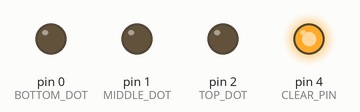
Bench run of a sketch on a simulated Arduino Uno, built with avr-gcc and run on an emulated ATmega328P. Shown: output pins drawn as LEDs (lit = HIGH). EEPROM starts erased.

Above: at 0.1 s.
At 1.1 s:
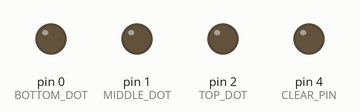
At 7.1 s:
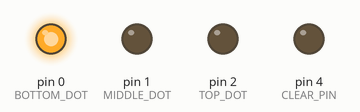
At 12.6 s:
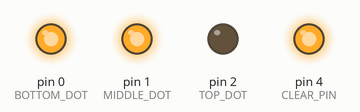
At 19.1 s:
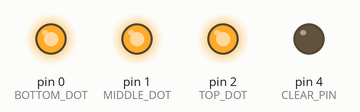
At 37.1 s:
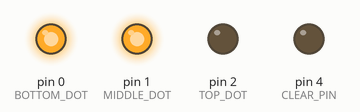
Timing chart, 0 to 38.6 s (numbered marks = the images above):
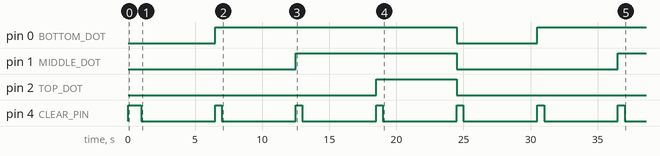

Measured:
- by itself, pin 0 (BOTTOM_DOT): LOW → HIGH at 6.5 s, → LOW 18.0 s later, → HIGH 6.0 s later
- by itself, pin 1 (MIDDLE_DOT): LOW → HIGH at 12.5 s, → LOW 12.0 s later, → HIGH 12.0 s later
- by itself, pin 2 (TOP_DOT): LOW → HIGH at 18.5 s, → LOW 6.0 s later
- by itself, pin 4 (CLEAR_PIN): alternates HIGH for 0.50 s and LOW for 5.5 s

The sketch:

Alternail_usage.ino
```cpp
/*
 * Alternail: points and usage
 *
 * Christine Dierk
 * September 15, 2016
 *
 */

#include <EEPROM.h>

#define CLEAR_PIN 4
#define TOP_DOT 2
#define MIDDLE_DOT 1
#define BOTTOM_DOT 0
#define ACC_Z_PIN 3
#define EXTRA_DOT 5     //reset pin
#define REFRESH_DELAY 500

int count = 0;
byte data;

void clearDisplay()
{

  digitalWrite(CLEAR_PIN, HIGH);
  delay(REFRESH_DELAY);
  digitalWrite(CLEAR_PIN, LOW);

}

void setDisplay(){
  if (count == 0){
    digitalWrite(TOP_DOT, LOW);
    digitalWrite(MIDDLE_DOT, LOW);
    digitalWrite(BOTTOM_DOT, LOW);
  } else if (count == 1){
    digitalWrite(TOP_DOT, LOW);
    digitalWrite(MIDDLE_DOT, LOW);
    digitalWrite(BOTTOM_DOT, HIGH);
  } else if (count == 2){
    digitalWrite(TOP_DOT, LOW);
    digitalWrite(MIDDLE_DOT, HIGH);
    digitalWrite(BOTTOM_DOT, HIGH);
  } else {
    digitalWrite(TOP_DOT, HIGH);
    digitalWrite(MIDDLE_DOT, HIGH);
    digitalWrite(BOTTOM_DOT, HIGH);
  }

  //clear display to update the dots
  clearDisplay();
  delay(REFRESH_DELAY);
}

void setup() {
  pinMode(CLEAR_PIN, OUTPUT);
  pinMode(TOP_DOT, OUTPUT);
  pinMode(MIDDLE_DOT, OUTPUT);
  pinMode(BOTTOM_DOT, OUTPUT);

  clearDisplay();

  count = EEPROM.read(0);         //get current state of the eink
}

void loop() {
  count++;
  if (count > 3){
    count = 0;
  }

  data = (0xff & count);
  EEPROM.write(0, (byte) data);     //save current state

  setDisplay();
  delay(5000);          //delay for 5 seconds so that it doesn't update twice

}
```
